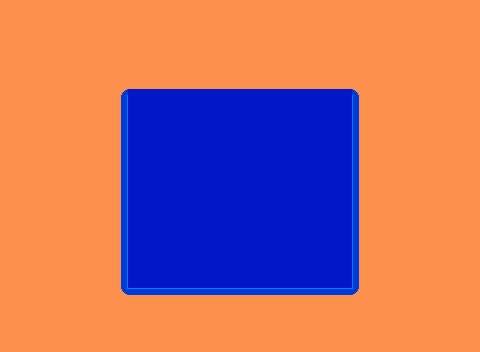

This is a level from a 2D game, rendered from its Tiled map with the project's own tilesets. A one-line summary and the complete map file follow:
An orthogonal 15x11 tile map with 32x32 px tiles, 1 tile layer (Tile Layer 1) and 7 objects (placement-01, placement-02, placement-03, placement-04, placement-05, ...).

<map version="1.10" tiledversion="1.11.0" orientation="orthogonal" renderorder="right-down" width="15" height="11" tilewidth="32" tileheight="32" infinite="0" nextlayerid="7" nextobjectid="14">
 <tileset firstgid="1" source="connect4board.tsx" />
 <layer id="4" name="Tile Layer 1" width="15" height="11">
  <data encoding="csv">
7,7,7,7,7,7,7,7,7,7,7,7,7,7,7,
7,7,7,7,7,7,7,7,7,7,7,7,7,7,7,
7,7,7,2,5,5,5,5,5,5,5,4,7,7,7,
7,7,7,6,9,9,9,9,9,9,9,8,7,7,7,
7,7,7,6,9,9,9,9,9,9,9,8,7,7,7,
7,7,7,6,9,9,9,9,9,9,9,8,7,7,7,
7,7,7,6,9,9,9,9,9,9,9,8,7,7,7,
7,7,7,6,9,9,9,9,9,9,9,8,7,7,7,
7,7,7,6,9,9,9,9,9,9,9,8,7,7,7,
7,7,7,10,11,11,11,11,11,11,11,12,7,7,7,
7,7,7,7,7,7,7,7,7,7,7,7,7,7,7
</data>
 </layer>
 <objectgroup id="6" name="test">
  <object id="1" type="placement-01" x="128" y="64" width="32" height="32" />
  <object id="2" type="placement-02" x="160" y="64" width="32" height="32" />
  <object id="6" type="placement-03" x="192" y="64" width="32" height="32" />
  <object id="8" type="placement-04" x="224" y="64" width="32" height="32" />
  <object id="9" type="placement-05" x="256" y="64" width="32" height="32" />
  <object id="10" type="placement-06" x="288" y="64" width="32" height="32" />
  <object id="12" type="placement-07" x="320" y="64" width="32" height="32" />
 </objectgroup>
</map>
